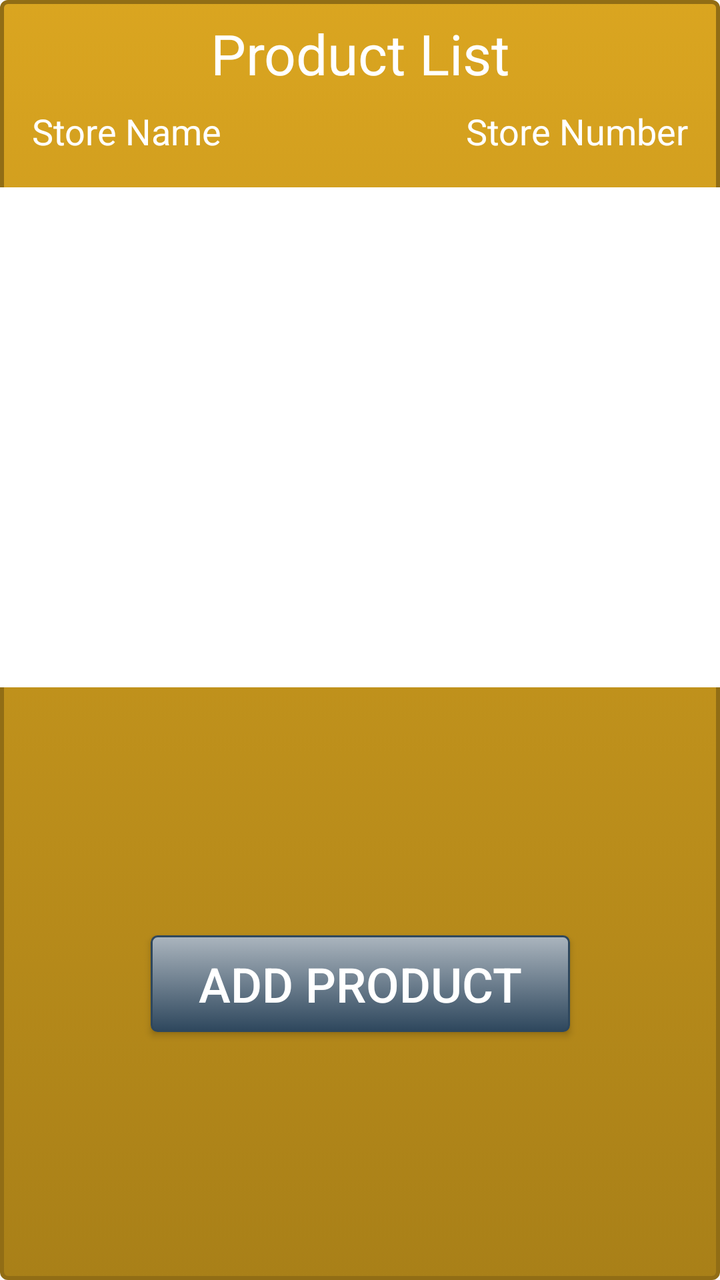
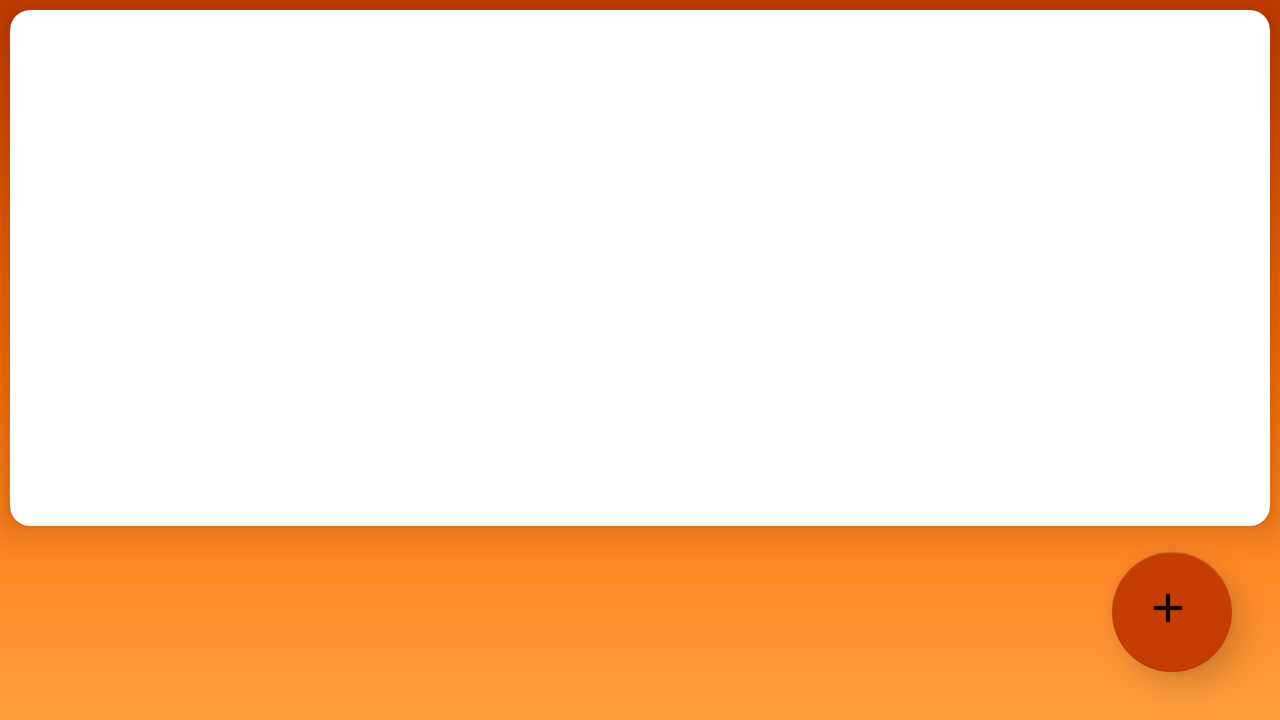

One screen, two layout resources from the same app: the default and the repository's alternative for another configuration. Each is rendered where Android would select it; the XML of both is given below.
<!-- AndroidManifest.xml: application theme AppTheme -->
<!-- res/layout/activity_product_list.xml -->
<?xml version="1.0" encoding="utf-8"?>
<android.support.constraint.ConstraintLayout xmlns:android="http://schemas.android.com/apk/res/android"
    xmlns:app="http://schemas.android.com/apk/res-auto"
    xmlns:tools="http://schemas.android.com/tools"
    android:layout_width="match_parent"
    android:layout_height="match_parent"
    android:orientation="vertical"
    android:background="@drawable/mybutton"
    tools:context="com.example.julieannmoore.retailprofitcalculator.AddProductActivity">

       <TextView
            android:id="@+id/productList_title"
            android:layout_width="match_parent"
            android:layout_height="wrap_content"
            android:layout_marginEnd="16dp"
            android:layout_marginLeft="16dp"
            android:layout_marginRight="16dp"
            android:layout_marginStart="16dp"
            android:layout_marginTop="8dp"
           android:paddingStart="36dp"
           android:paddingEnd="36dp"
            android:text="@string/product_list"
            android:textAlignment="center"
            android:textColor="#FFFFFF"
            android:textSize="28sp"
            app:layout_constraintEnd_toEndOf="parent"
            app:layout_constraintStart_toStartOf="parent"
            app:layout_constraintTop_toTopOf="parent" />

    <TextView
        android:id="@+id/storeNameTextView"
        android:layout_width="wrap_content"
        android:layout_height="wrap_content"
        android:layout_marginLeft="16dp"
        android:layout_marginStart="16dp"
        android:layout_marginTop="8dp"
        android:text="@string/store_name"
        android:textColor="#FFFFFF"
        android:textSize="18sp"
        app:layout_constraintStart_toStartOf="parent"
        app:layout_constraintTop_toBottomOf="@+id/productList_title" />

        <TextView
            android:id="@+id/storeNumberTextView"
            android:layout_width="wrap_content"
            android:layout_height="wrap_content"
            android:layout_marginEnd="16dp"
            android:layout_marginRight="16dp"
            android:layout_marginTop="8dp"
            android:text="@string/store_number"
            android:textColor="#FFFFFF"
            android:textSize="18sp"
            app:layout_constraintEnd_toEndOf="parent"
            app:layout_constraintTop_toBottomOf="@+id/productList_title" />

        <include
            layout="@layout/layout_list_view"
            android:id="@+id/include2"
            android:layout_width="match_parent"
            android:layout_height="250dp"
            android:layout_marginTop="16dp"
            android:textColor="#FFFFFF"
            android:textSize="18sp"
            app:layout_constraintEnd_toEndOf="parent"
            app:layout_constraintHorizontal_bias="0.0"
            app:layout_constraintStart_toStartOf="parent"
            app:layout_constraintTop_toBottomOf="@+id/storeNameTextView" />

    <Button
        android:id="@+id/bn_add_product"
        android:layout_width="wrap_content"
        android:layout_height="wrap_content"
        android:layout_marginBottom="8dp"
        android:layout_marginTop="8dp"
        android:background="@drawable/gray_button"
        android:paddingBottom="8dp"
        android:paddingEnd="24dp"
        android:paddingLeft="24dp"
        android:paddingRight="24dp"
        android:paddingStart="24dp"
        android:paddingTop="8dp"
        android:text="@string/add_product"
        android:textColor="#FFFFFF"
        android:textSize="24sp"
        app:layout_constraintBottom_toBottomOf="parent"
        app:layout_constraintEnd_toEndOf="parent"
        app:layout_constraintStart_toStartOf="parent"
        app:layout_constraintTop_toBottomOf="@+id/include2" />

</android.support.constraint.ConstraintLayout>
<!-- res/layout/layout_list_view.xml (included above) -->
<?xml version="1.0" encoding="utf-8"?>
<LinearLayout xmlns:android="http://schemas.android.com/apk/res/android"
    android:layout_width="match_parent"
    android:layout_height="match_parent"
    android:orientation="vertical"
    android:background="#FFFFFF">

    <ListView
        android:id="@+id/list_view"
        android:layout_width="match_parent"
        android:layout_height="wrap_content"
        android:divider="@color/colorPrimaryDark"
        android:dividerHeight="2px"
        android:scrollbars="vertical" />
</LinearLayout>
<!-- resources referenced by this layout -->
<resources>
  <color name="colorPrimaryDark">#414141</color>
  <!-- drawable gray_button (drawable) -->
  <?xml version="1.0" encoding="utf-8"?>
  <selector xmlns:android="http://schemas.android.com/apk/res/android">
      <item android:state_pressed="true" >
          <shape android:shape="rectangle"  >
              <corners android:radius="3dip" />
              <stroke android:width="1dip" android:color="#2E475D" />
              <gradient android:angle="-90" android:startColor="#c0c7ce" android:endColor="#121c25"  />
          </shape>
      </item>
      <item android:state_focused="true">
          <shape android:shape="rectangle"  >
              <corners android:radius="3dip" />
              <stroke android:width="1dip" android:color="#81909d" />
              <solid android:color="#58857e"/>
          </shape>
      </item>
      <item >
          <shape android:shape="rectangle"  >
              <corners android:radius="3dip" />
              <stroke android:width="1dip" android:color="#2E475D" />
              <gradient android:angle="-90" android:startColor="#abb5be" android:endColor="#2E475D" />
          </shape>
      </item>
  </selector>
  <!-- drawable mybutton (drawable) -->
  <?xml version="1.0" encoding="utf-8"?>
  <selector xmlns:android="http://schemas.android.com/apk/res/android">
      <item android:state_pressed="true" >
          <shape android:shape="rectangle"  >
              <corners android:radius="6dip" />
              <stroke android:width="4dip" android:color="#916D15" />
              <gradient android:angle="-180" android:startColor="#DAA520" android:endColor="#60490E"  />
          </shape>
      </item>
      <item android:state_focused="true">
          <shape android:shape="rectangle"  >
              <corners android:radius="6dip" />
              <stroke android:width="2dip" android:color="#E2B951" />
              <solid android:color="#C1921C"/>
          </shape>
      </item>
      <item >
          <shape android:shape="rectangle"  >
              <corners android:radius="3dip" />
              <stroke android:width="2dip" android:color="#916D15" />
              <gradient android:angle="-90" android:startColor="#DAA520" android:endColor="#A98018" />
          </shape>
      </item>
  </selector>
  <string name="add_product">Add Product</string>
  <string name="product_list">Product List</string>
  <string name="store_name">Store Name</string>
  <string name="store_number">Store Number</string>
  <style name="AppTheme" parent="Theme.AppCompat.Light.DarkActionBar">
      
          <item name="colorPrimary">@color/colorPrimary</item>
          <item name="colorPrimaryDark">@color/colorPrimaryDark</item>
          <item name="colorAccent">@color/colorAccent</item>
      </style>
  <color name="colorPrimary">#7F7F7F</color>
  <color name="colorAccent">#FF6D00</color>
</resources>
<!-- res/layout-land/activity_product_list.xml (the repository's variant of the layout above) -->
<!-- drawn on the phone turned sideways -->
<?xml version="1.0" encoding="utf-8"?>
<LinearLayout xmlns:android="http://schemas.android.com/apk/res/android"
    xmlns:app="http://schemas.android.com/apk/res-auto"
    xmlns:tools="http://schemas.android.com/tools"
    android:layout_width="match_parent"
    android:layout_height="match_parent"
    android:orientation="vertical"
    android:background="@drawable/gradient_dark_orange"
    tools:context="com.example.julieannmoore.retailprofitcalculator.AddProductActivity">

    <android.support.constraint.ConstraintLayout
        android:layout_width="match_parent"
        android:layout_height="wrap_content">

        <TextView
            android:id="@+id/productList_title"
            android:layout_width="match_parent"
            android:layout_height="wrap_content"
            android:layout_marginEnd="16dp"
            android:layout_marginLeft="16dp"
            android:layout_marginRight="16dp"
            android:layout_marginStart="16dp"
            android:layout_marginTop="8dp"
            android:paddingEnd="36dp"
            android:paddingStart="36dp"
            android:text="@string/product_list"
            android:textAlignment="center"
            android:textColor="#FFFFFF"
            android:textSize="28sp"
            app:layout_constraintEnd_toEndOf="parent"
            app:layout_constraintStart_toStartOf="parent"
            app:layout_constraintTop_toBottomOf="@+id/storeNameTextView" />

        <TextView
            android:id="@+id/storeNameTextView"
            android:layout_width="wrap_content"
            android:layout_height="wrap_content"
            android:layout_marginLeft="16dp"
            android:layout_marginStart="16dp"
            android:layout_marginTop="8dp"
            android:text="@string/store_name"
            android:textColor="#FFFFFF"
            android:textSize="24sp"
            app:layout_constraintStart_toStartOf="parent"
            app:layout_constraintTop_toBottomOf="parent" />

        <TextView
            android:id="@+id/storeNumberTextView"
            android:layout_width="wrap_content"
            android:layout_height="wrap_content"
            android:layout_marginEnd="16dp"
            android:layout_marginRight="16dp"
            android:layout_marginTop="8dp"
            android:text="@string/store_number"
            android:textColor="#FFFFFF"
            android:textSize="24sp"
            app:layout_constraintEnd_toEndOf="parent"
            app:layout_constraintTop_toBottomOf="parent" />
    </android.support.constraint.ConstraintLayout>

    <android.support.v7.widget.CardView
        android:id="@+id/cardView"
        android:layout_width="match_parent"
        android:layout_height="wrap_content"
        android:layout_margin="5dp"
        android:layout_weight="1"
        app:cardCornerRadius="10dp"
        app:cardElevation="10dp">

        <include
            layout="@layout/layout_list_view"
            android:layout_width="match_parent"
            android:layout_height="wrap_content" />
    </android.support.v7.widget.CardView>

    <android.support.design.widget.FloatingActionButton
        android:id="@+id/add_product_fab"
        android:layout_width="60dp"
        android:layout_height="60dp"
        android:layout_alignParentBottom="true"
        android:layout_alignParentRight="true"
        android:layout_gravity="right"
        android:layout_marginBottom="24dp"
        android:layout_marginRight="24dp"
        android:layout_marginTop="8dp"
        android:clickable="true"
        android:src="@drawable/ic_add_black_56dp"
        app:backgroundTint="@color/secondColorDark"
        app:elevation="10dp" />
</LinearLayout>
<!-- resources referenced by the variant -->
<!-- as the phone turned sideways resolves them -->
<resources>
  <color name="colorPrimaryDark">#414141</color>
  <color name="secondColorDark">#C43C00</color>
  <!-- drawable gradient_dark_orange (drawable) -->
  <?xml version="1.0" encoding="utf-8"?>
  <shape xmlns:android="http://schemas.android.com/apk/res/android"
      android:shape="rectangle" >
  
      
  
      <gradient
          android:angle="270"
          android:endColor="@color/secondColorLight"
          android:centerColor="@color/secondColorPrimary"
          android:startColor="@color/secondColorDark"
          android:type="linear" />
  
  </shape>
  <!-- drawable ic_add_black_56dp (drawable) -->
  <vector android:height="56dp"
      android:viewportHeight="24.0"
      android:viewportWidth="24.0"
      android:width="56dp"
      xmlns:android="http://schemas.android.com/apk/res/android">
      <path android:fillColor="#FF000000"
              android:pathData="M19,13h-6v6h-2v-6H5v-2h6V5h2v6h6v2z"/>
  </vector>
  <string name="product_list">Product List</string>
  <string name="store_name">Store Name</string>
  <string name="store_number">Store Number</string>
  <style name="AppTheme" parent="Theme.AppCompat.Light.DarkActionBar">
      
          <item name="colorPrimary">@color/colorPrimary</item>
          <item name="colorPrimaryDark">@color/colorPrimaryDark</item>
          <item name="colorAccent">@color/colorAccent</item>
      </style>
  <color name="secondColorLight">#FF9E40</color>
  <color name="secondColorPrimary">#FF6D00</color>
  <color name="colorPrimary">#7F7F7F</color>
  <color name="colorAccent">#FF6D00</color>
</resources>
